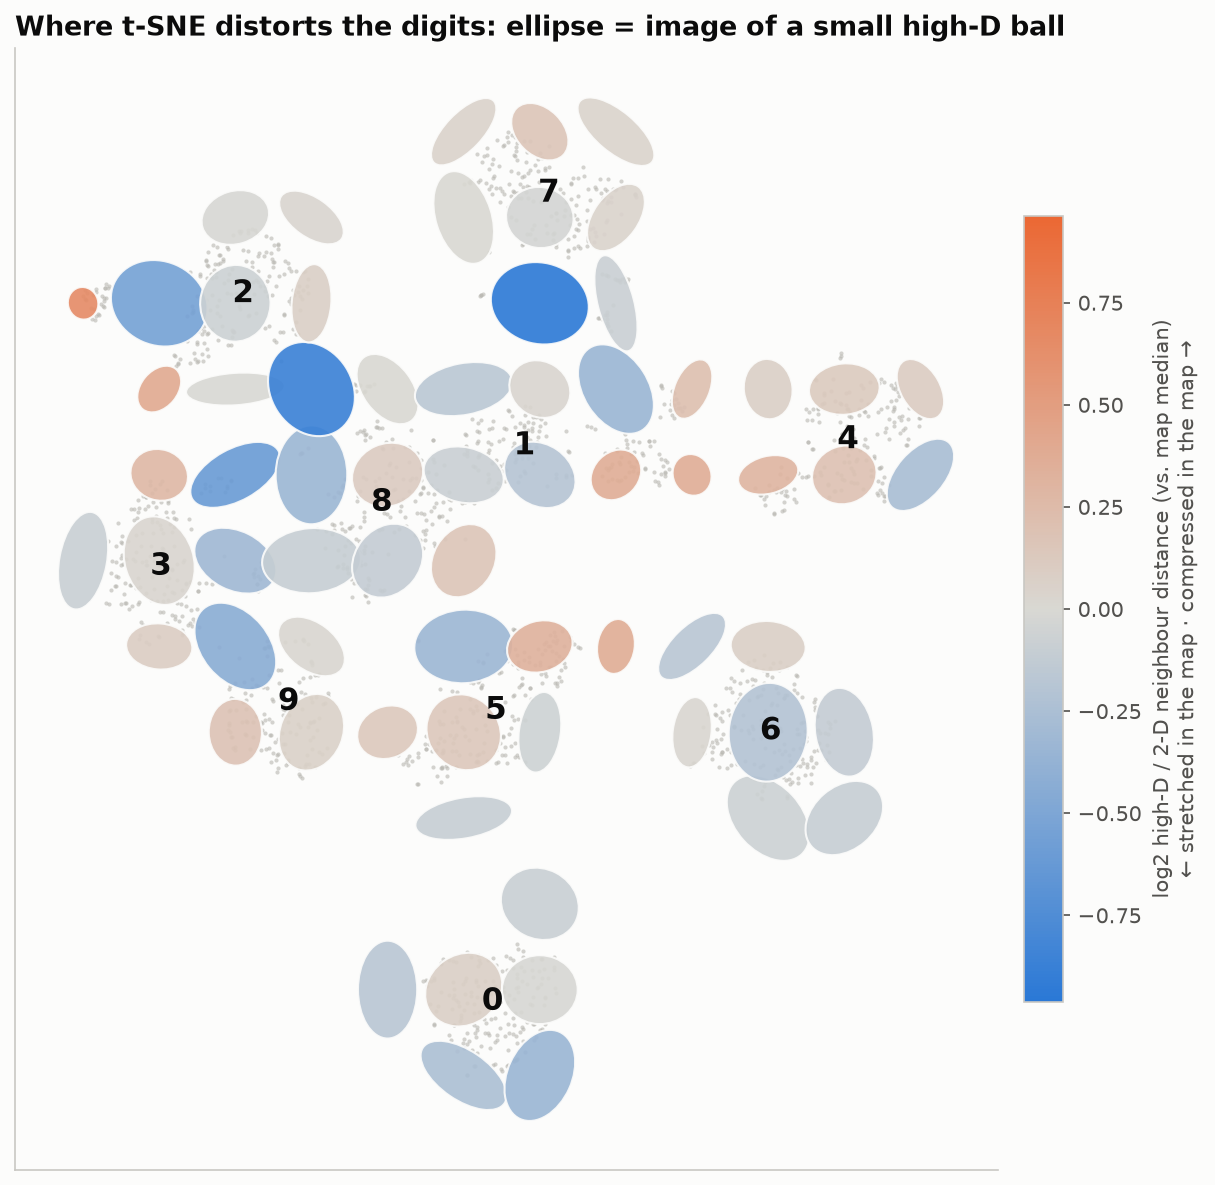

Reproduce this figure in Python.
"""
Projection Distortion Map (indicatrix)  -  family: Correlation

DESIGN PURPOSE
Overlays small ellipses on a 2-D embedding (t-SNE, UMAP, PCA) to show where
and in which direction the projection stretches or squeezes the original high-
dimensional space. It borrows Tissot's indicatrix from cartography: on a world
map, Tissot's circles reveal that Greenland is inflated; here the ellipses
reveal which clusters look tighter or looser than they really are.

WHEN TO USE
  - Before reading cluster size, spread or gaps from a t-SNE or UMAP map
  - Compare which regions of an embedding are trustworthy
  - Explain to an audience why embedding distances should not be read
    literally

AVOID WHEN
  - Linear projections like PCA, whose distortion is uniform and simpler to
    state
  - Sparse embeddings with only a few points per region; the local fits become
    unstable
  - A general audience that only needs to see the clusters

ALTERNATIVES
  - Dimension reduction comparison (t-SNE, UMAP, PaCMAP side by side)
  - Trustworthiness / neighbour-preservation scores
  - PCA biplot

REFERENCE
  - Raval, S., Viégas, F. & Wattenberg, M. (2024). Hypertrix: An indicatrix
    for high-dimensional visualizations. IEEE VIS 2024 (Short Papers), Best
    Paper Award. https://doi.org/10.1109/VIS55277.2024.00073

EXAMPLE
A t-SNE map of the real handwritten-digits dataset that ships with scikit-
learn (1,797 images, 64 dimensions), with distortion ellipses on a regular
grid.

Run:  python projection_distortion.py
"""
import sys
from pathlib import Path

import numpy as np
import pandas as pd
import matplotlib.pyplot as plt

# Library style: categorical colors in fixed order, recessive axes, hairline grid.
PALETTE = ["#2a78d6", "#eb6834", "#1baf7a", "#eda100",
           "#e87ba4", "#008300", "#6250d6", "#e34948"]
SEQ_CMAP = "Blues"      # sequential: one hue, light -> dark
DIV_CMAP = "RdBu_r"     # diverging: two opposite hues, neutral midpoint
GRAY = "#b8b7b1"        # de-emphasised marks
plt.rcParams.update({
    "figure.figsize": (8, 4.8), "figure.dpi": 110, "figure.facecolor": "#fcfcfb",
    "axes.facecolor": "#fcfcfb", "axes.edgecolor": "#c9c8c3", "axes.linewidth": 0.8,
    "axes.spines.top": False, "axes.spines.right": False,
    "axes.grid": True, "grid.color": "#e6e5e1", "grid.linewidth": 0.6, "axes.axisbelow": True,
    "axes.prop_cycle": plt.cycler(color=PALETTE),
    "axes.titlesize": 13, "axes.titleweight": "bold", "axes.titlelocation": "left",
    "axes.labelcolor": "#52514e", "xtick.color": "#52514e", "ytick.color": "#52514e",
    "text.color": "#0b0b0b", "font.size": 10, "lines.linewidth": 2,
    "legend.frameon": False,
})

from matplotlib.colors import LinearSegmentedColormap, TwoSlopeNorm
from matplotlib.patches import Ellipse
from scipy.spatial.distance import pdist
from sklearn.datasets import load_digits
from sklearn.manifold import TSNE
from sklearn.neighbors import NearestNeighbors

# --- Example data ------------------------------------------------------------
digits = load_digits()
X = digits.data / 16
labels = digits.target
emb = TSNE(n_components=2, perplexity=30, init="pca", random_state=0).fit_transform(X)
pd.DataFrame(emb, columns=["tsne1", "tsne2"]).describe().round(1)

# --- Plot --------------------------------------------------------------------
G, k = 12, 25                                  # grid resolution, neighbours per local fit
lo, hi = emb.min(0), emb.max(0)
cell = (hi - lo).max() / (G - 1)
gx, gy = np.meshgrid(np.linspace(lo[0], hi[0], G), np.linspace(lo[1], hi[1], G))
centers = np.c_[gx.ravel(), gy.ravel()]
dist, idx = NearestNeighbors(n_neighbors=k).fit(emb).kneighbors(centers)

glyphs = []
for c, d, nb in zip(centers, dist, idx):
    if d.max() > 0.9 * cell:                   # too few points nearby: skip empty regions
        continue
    U = emb[nb] - emb[nb].mean(0)              # 2-D offsets
    V = X[nb] - X[nb].mean(0)                  # high-D offsets
    M, *_ = np.linalg.lstsq(U, V, rcond=None)  # local linear map 2-D -> high-D (2 x 64)
    evals, evecs = np.linalg.eigh(M @ M.T)     # metric tensor: high-D length per unit 2-D length
    ratio = pdist(X[nb]).mean() / pdist(emb[nb]).mean()
    glyphs.append((c, np.sqrt(np.maximum(evals, 1e-12)), evecs, ratio))

ratios = np.array([g[3] for g in glyphs])
scales = np.array([g[1].mean() for g in glyphs])
log_ratio = np.log2(ratios / np.median(ratios))
cmap = LinearSegmentedColormap.from_list("stretch", [PALETTE[0], "#d9d8d3", PALETTE[1]])
lim = np.abs(log_ratio).max()
norm = TwoSlopeNorm(0, -lim, lim)

fig, ax = plt.subplots(figsize=(9, 8))
ax.scatter(emb[:, 0], emb[:, 1], s=4, color="#b8b7b1", alpha=0.6, linewidth=0)
base = 0.36 * cell
for (c, s, vecs, _), lr in zip(glyphs, log_ratio):
    semi = np.clip(base * np.median(scales) / s, 0.25 * base, 1.6 * base)  # image of a fixed high-D ball
    angle = np.degrees(np.arctan2(vecs[1, 0], vecs[0, 0]))
    ax.add_patch(Ellipse(c, 2 * semi[0], 2 * semi[1], angle=angle, facecolor=cmap(norm(lr)),
                         edgecolor="#fcfcfb", linewidth=1, alpha=0.9))
for d in range(10):
    cx, cy = np.median(emb[labels == d], axis=0)
    ax.text(cx, cy, str(d), ha="center", va="center", fontsize=15, fontweight="bold", color="#0b0b0b")
sm = plt.cm.ScalarMappable(norm=norm, cmap=cmap)
cb = fig.colorbar(sm, ax=ax, shrink=0.7, pad=0.02)
cb.set_label("log2 high-D / 2-D neighbour distance (vs. map median)\n← stretched in the map · compressed in the map →")
ax.set_xticks([])
ax.set_yticks([])
ax.grid(False)
ax.set_aspect("equal")
ax.set_title("Where t-SNE distorts the digits: ellipse = image of a small high-D ball")
fig.tight_layout()

# --- Save / show -------------------------------------------------------------
out = Path(__file__).with_name(Path(__file__).stem + ".png")
fig.savefig(out, dpi=150, bbox_inches="tight")
print(f"saved {out}")
if "--no-show" not in sys.argv:
    plt.show()
